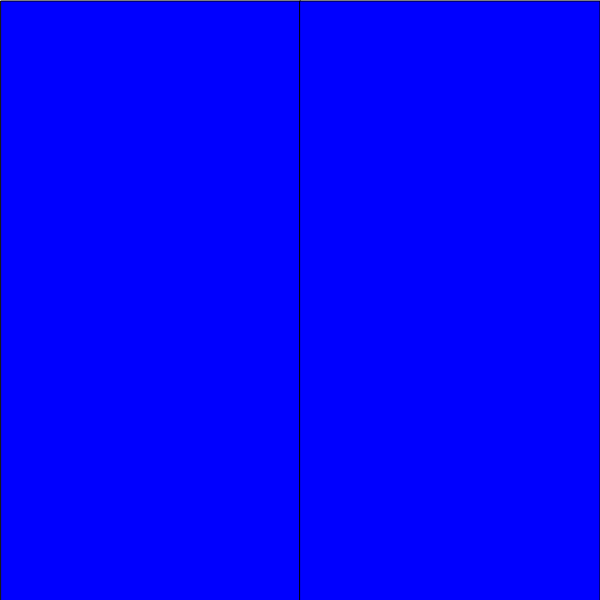
Frame 1 (no input)
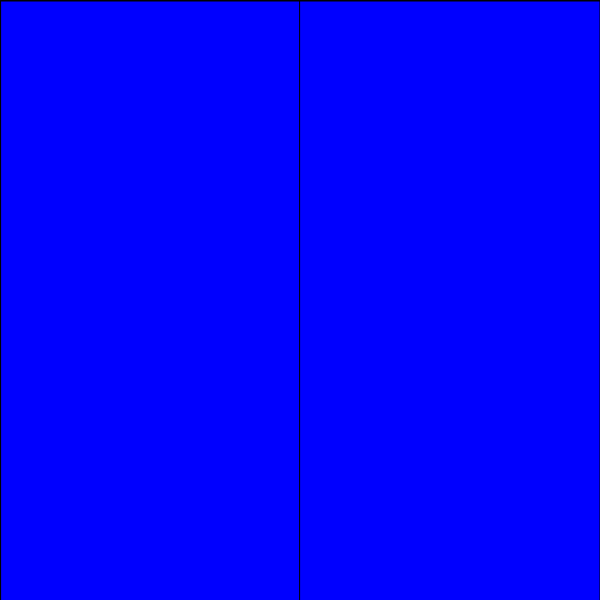
Frame 60 (no input)
Frame 120 (the mouse pressed at the canvas centre since frame 60): identical to frame 60, image omitted

The p5.js sketch that drew these frames (run headless with seeded random() and noise() and a simulated clock; from frame 60 on, the mouse is pressed at the canvas centre):

// p5.js sketch
// ── sketch.js
let r = 0;
let g = 0;
let b = 255;
let a = 0;
let d = 0;
let c = 255;

function setup(){
    createCanvas(600, 600);
}

function draw(){
    fill(r,g,b);
    rect(1, 1, 300, 600);
    fill(a,d,c);
    rect(300, 1, 300, 600);
}

function mousePressed({clientX, clientY}){
    if (r==0 && g==0 && b==255 && clientX <= 299 && clientY <=600){
    r = 255;
    g = 0;
    b = 0;
    } 
    else if (r==255 && g==0 && b==0 && clientX <= 299) {
    r = 0;
    g = 0;
    b = 255;};

    if (a==0 && d==0 && c==255 && clientX >= 301 && clientX <= 600 && clientY <=600){
        a = 255;
        d = 0;
        c = 0;
        } 
        else if (a==255 && d==0 && c==0 && clientX >= 301 && clientX <= 600) {
        a = 0;
        d = 0;
        c = 255;}
};

// function mousePressed({clientX, clientY}){
//     if (a==0 && d==0 && c==255 && clientX <= 1 && clientY <=600){
//     a = 255;
//     d = 0;
//     c = 0;
//     } 
//     else if (a==255 && d==0 && c==0 && clientX <= 1) {
//     a = 0;
//     d = 0;
//     c = 255;};
// };
